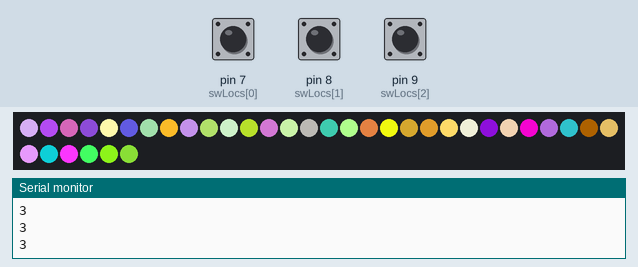
Recording of a sketch running on a simulated Arduino Uno, built with avr-gcc and run on an emulated ATmega328P. Shown: 36 RGB LEDs in strip order, left to right, continuing on the next row, the last lines printed to the serial monitor. The inputs (shaded band) are chosen by the test bench; at power-on: pin 7 (swLocs[0]) HIGH, pin 8 (swLocs[1]) HIGH, pin 9 (swLocs[2]) HIGH. Random numbers use the default seed unless the sketch sets one.

Above: at 1.9 s.
2.0 s: pin 7 (swLocs[0]) pulled LOW for 0.7 s
At 2.56 s:
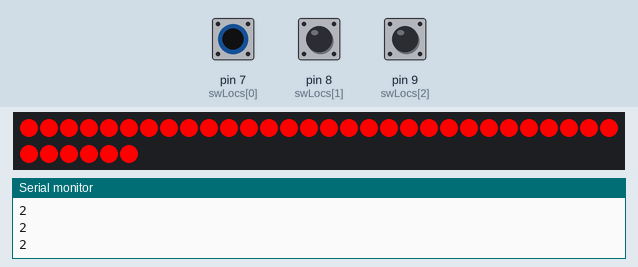
At 3.2 s:
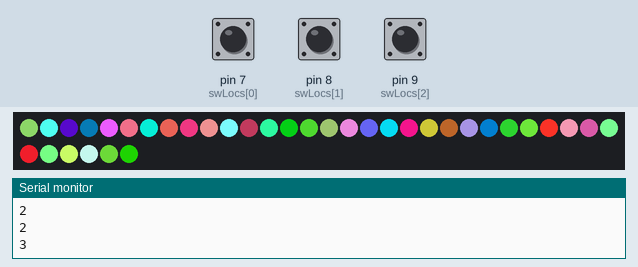
5.4 s: pin 8 (swLocs[1]) pulled LOW for 0.7 s
At 6.6 s:
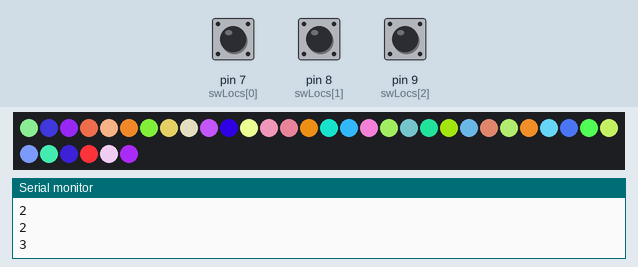
9.3 s: pin 9 (swLocs[2]) pulled LOW for 0.7 s
At 10.5 s:
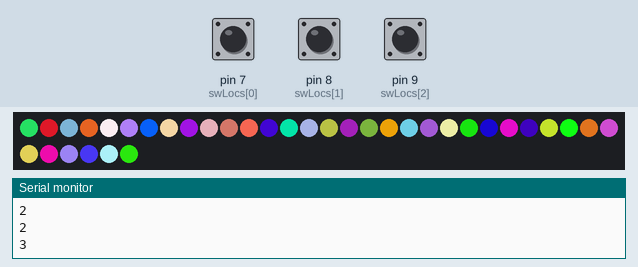
13.2 s: pin 7 (swLocs[0]) pulled LOW for 0.7 s
17.1 s: pin 8 (swLocs[1]) pulled LOW for 0.7 s
21.0 s: pin 9 (swLocs[2]) pulled LOW for 0.7 s
Timing chart, 0 to 24.0 s (numbered marks = the images above; inputs shaded):
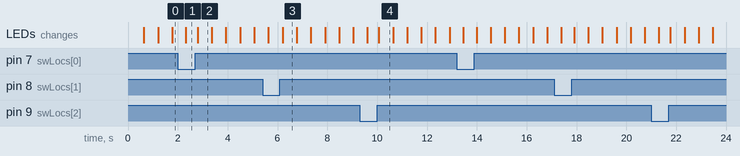

Measured:
- what the display in image 2 shows lasts 0.6 s, from 2.8 s to 3.4 s

The sketch:

MindMakersTasteBud.ino
```cpp
//Hello Mind Makers, to add your own comments and notes start a line with "//"
// The #include means that your arduino will use the prebuilt NeoPixel Library. This library contains lots of prewritten commands that make controlling your neopixel easy! Google or search on Adafruit.com the Neopixel library for help and ideas
#include <Adafruit_NeoPixel.h>

//This is the pin your Arduino will use to communicate with the NeoPixels.
#define PIN 6

//these commands define where your switches are plugged into the arudino, tells your arduino the number of switches you have, and sets their initial value to 0.
int swLocs[] = {7, 8, 9};
int swVals[] = {0, 0, 0};
int numSw = 3;

// Parameter 1 = number of pixels in strip
// Parameter 2 = pin number (most are valid)
// Parameter 3 = pixel type flags, add together as needed:
//   NEO_KHZ800  800 KHz bitstream (most NeoPixel products w/WS2812 LEDs)
//   NEO_KHZ400  400 KHz (classic 'v1' (not v2) FLORA pixels, WS2811 drivers)
//   NEO_GRB     Pixels are wired for GRB bitstream (most NeoPixel products)
//   NEO_RGB     Pixels are wired for RGB bitstream (v1 FLORA pixels, not v2)
Adafruit_NeoPixel strip = Adafruit_NeoPixel(36, PIN, NEO_GRB + NEO_KHZ800);


// void setup() is a section of code where commands and variables can be initialized. For example in this code we use the NeoPixel library function "strip.begin()" to start communicating with the LED rings
void setup()
{
  Serial.begin(9600);
  strip.begin();
  strip.show(); // Initialize all pixels to 'off'
  for (int i = 0; i < numSw; i++)
  {
    pinMode(swLocs[i], INPUT);
  }
}

// void loop() is what your arduino will running over and over once it gets through the initialization and void setup()
// in this loop we have a condition where we call a function called "anyTrue" that checks to see if any of the tactile switches are pressed, and if so which one
// if the switches are pressed, our main loop continues into a "while" loop that changes the behavior of the LED rings
// To play on your own and add functionality, it is possible to change how the "anyTrue function works and what data it sends to the main loop, it is possible to change the behavior of the tastebud when switches are pressed
// and its possible to add your own ideas and behaviors!
void loop()
{

  int pressed = anyTrue();
  while (pressed > 0)
  {
    if (pressed == 1) {
      // if button one is pressed
      if (swVals[0] == 1) {
        for (int i = 0; i < 36; i++)
        {
          strip.setPixelColor(i, 250, 0, 170); // pink
          strip.show();
        }
        // if button two is pressed
      } else if (swVals[1] == 1) {
        for (int i = 0; i < 36; i++)
        {
          strip.setPixelColor(i, 32, 178, 170); // light green
          strip.show();
        }
        // if button three is pressed
      } else if (swVals[2] == 1) {
        for (int i = 0; i < 36; i++)
        {
          strip.setPixelColor(i, 255, 233, 0); // yellow
          strip.show();
        }
      }
    } else if (pressed == 2) {
      for (int i = 0; i < 36; i++)
      {
        strip.setPixelColor(i, 255, 0, 0);
        strip.show();
      }

    } else if (pressed == 3) {
      for (int i = 0; i < 36; i++)
      {
        strip.setPixelColor(i, random(0, 255), random(0, 255), random(0, 255)); // picks a random RGB value
        strip.show();
      }
      delay(500); // wait 500 milliseconds
    }


    pressed = anyTrue();
  }
  for (int m = 0; m < 36; m++)
  {
    strip.setPixelColor(m, 80, 0, 110);
    strip.show();
  }
}

//Here is the function "anyTrue"
int anyTrue() {
  int count = 0;
  for (int k = 0; k < numSw; k++)
  {
    swVals[k] = digitalRead(swLocs[k]);
  }
  for (int i = 0; i < numSw; i++)
  {
    if (swVals[i] != 0)
    {
      count += 1;
    }
  }
  Serial.println(count);
  return count;
}
```
